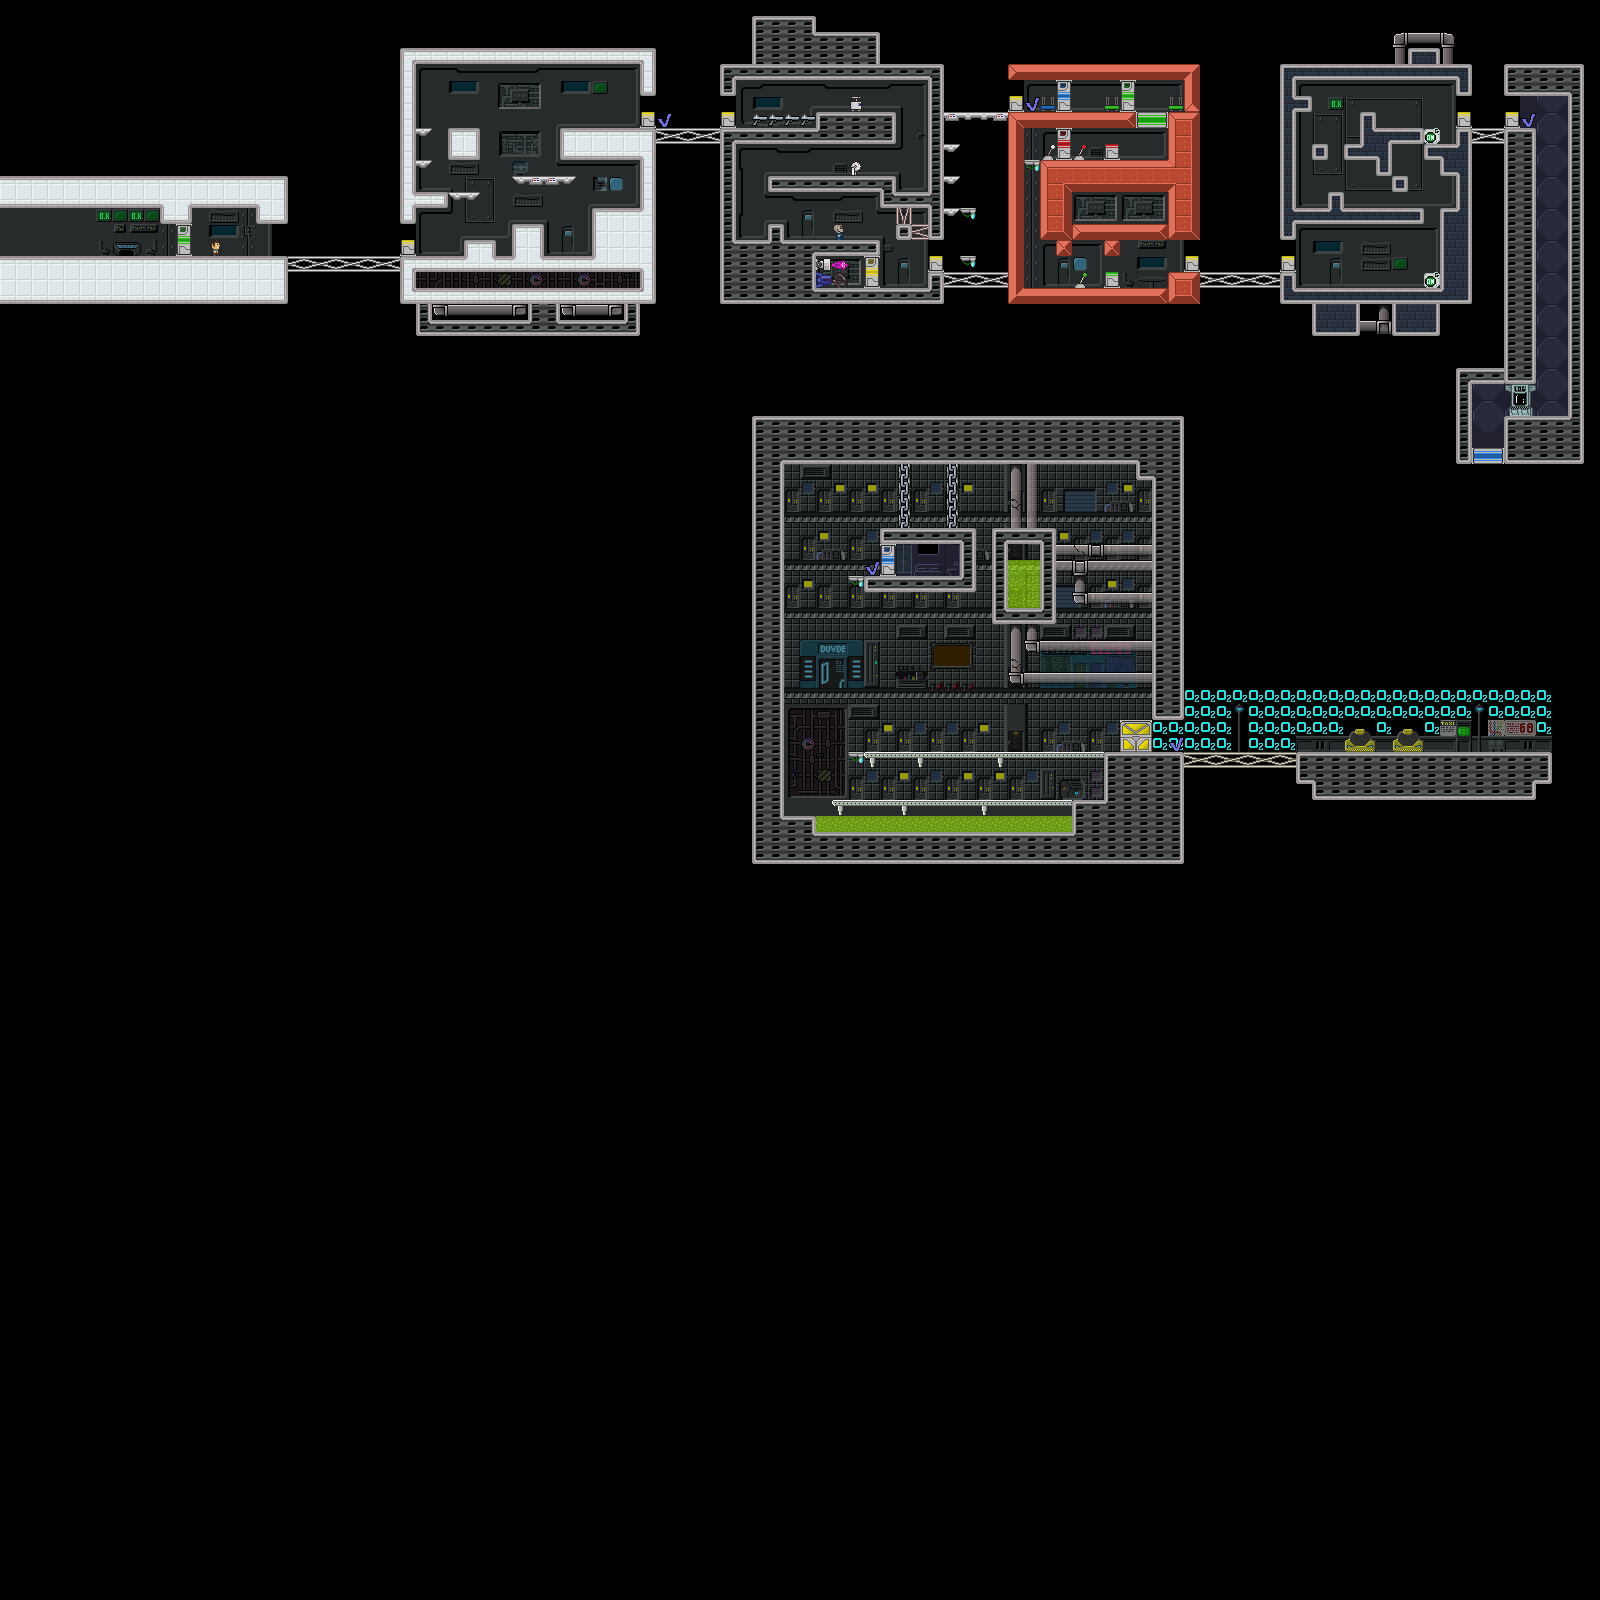

Rendered tile map (Tiled .tmx) drawn with the repository's tilesets; below, a short description and the map source with its tile grids summarised:
An orthogonal 100x100 tile map with 16x16 px tiles, 3 tile layers (BG, MAP, SPRITES), 1 hidden layer not drawn, 4 tilesets.

<map version="1.10" tiledversion="1.10.1" orientation="orthogonal" renderorder="right-down" width="100" height="100" tilewidth="16" tileheight="16" infinite="0" nextlayerid="5" nextobjectid="1">
 <editorsettings>
  <export target="Level_TUTORIAL.csv" format="csv" />
 </editorsettings>
 <tileset firstgid="1" name="BG" tilewidth="16" tileheight="16" tilecount="2400" columns="20">
  <image source="../BgMap.png" width="320" height="1920" />
 </tileset>
 <tileset firstgid="2401" name="Map" tilewidth="16" tileheight="16" tilecount="1200" columns="20">
  <image source="../TileMap.png" width="320" height="960" />
  <wangsets>
   <wangset name="Terrains" type="corner" tile="-1">
    <wangcolor name="White PHAT" color="#ff0000" tile="84" probability="1" />
    <wangcolor name="White Thin" color="#00ff00" tile="87" probability="1" />
    <wangcolor name="Metal Thin" color="#0000ff" tile="227" probability="1" />
    <wangcolor name="Purple PHATT" color="#ff7700" tile="152" probability="1" />
    <wangcolor name="DIRT" color="#00e9ff" tile="821" probability="1" />
    <wangcolor name="New Terrain" color="#ff00d8" tile="375" probability="1" />
    <wangtile tileid="63" wangid="0,0,0,1,0,0,0,0" />
    <wangtile tileid="64" wangid="0,0,0,1,0,1,0,0" />
    <wangtile tileid="65" wangid="0,0,0,0,0,1,0,0" />
    <wangtile tileid="66" wangid="0,0,0,1,0,0,0,0" />
    <wangtile tileid="67" wangid="0,0,0,0,0,1,0,0" />
    <wangtile tileid="81" wangid="0,1,0,0,0,1,0,1" />
    <wangtile tileid="82" wangid="0,1,0,1,0,0,0,1" />
    <wangtile tileid="83" wangid="0,1,0,1,0,0,0,0" />
    <wangtile tileid="84" wangid="0,1,0,1,0,1,0,1" />
    <wangtile tileid="85" wangid="0,0,0,0,0,1,0,1" />
    <wangtile tileid="86" wangid="0,1,0,0,0,0,0,0" />
    <wangtile tileid="87" wangid="0,0,0,0,0,0,0,1" />
    <wangtile tileid="101" wangid="0,0,0,1,0,1,0,1" />
    <wangtile tileid="102" wangid="0,1,0,1,0,1,0,0" />
    <wangtile tileid="103" wangid="0,1,0,0,0,0,0,0" />
    <wangtile tileid="104" wangid="0,1,0,0,0,0,0,1" />
    <wangtile tileid="105" wangid="0,0,0,0,0,0,0,1" />
    <wangtile tileid="206" wangid="0,0,0,3,0,0,0,0" />
    <wangtile tileid="207" wangid="0,0,0,3,0,3,0,0" />
    <wangtile tileid="208" wangid="0,0,0,0,0,3,0,0" />
    <wangtile tileid="226" wangid="0,3,0,3,0,0,0,0" />
    <wangtile tileid="227" wangid="0,3,0,3,0,3,0,3" />
    <wangtile tileid="228" wangid="0,0,0,0,0,3,0,3" />
    <wangtile tileid="246" wangid="0,3,0,0,0,0,0,0" />
    <wangtile tileid="247" wangid="0,3,0,0,0,0,0,3" />
    <wangtile tileid="248" wangid="0,0,0,0,0,0,0,3" />
    <wangtile tileid="257" wangid="0,0,0,6,0,0,0,0" />
    <wangtile tileid="258" wangid="0,0,0,0,0,6,0,0" />
    <wangtile tileid="277" wangid="0,6,0,0,0,0,0,0" />
    <wangtile tileid="278" wangid="0,0,0,0,0,0,0,6" />
    <wangtile tileid="337" wangid="0,3,0,0,0,3,0,3" />
    <wangtile tileid="338" wangid="0,3,0,3,0,0,0,3" />
    <wangtile tileid="352" wangid="0,6,0,6,0,6,0,0" />
    <wangtile tileid="353" wangid="0,0,0,6,0,6,0,6" />
    <wangtile tileid="354" wangid="0,0,0,6,0,0,0,0" />
    <wangtile tileid="355" wangid="0,0,0,6,0,6,0,0" />
    <wangtile tileid="356" wangid="0,0,0,0,0,6,0,0" />
    <wangtile tileid="357" wangid="0,0,0,3,0,3,0,3" />
    <wangtile tileid="358" wangid="0,3,0,3,0,3,0,0" />
    <wangtile tileid="372" wangid="0,6,0,6,0,0,0,6" />
    <wangtile tileid="373" wangid="0,6,0,0,0,6,0,6" />
    <wangtile tileid="374" wangid="0,6,0,6,0,0,0,0" />
    <wangtile tileid="376" wangid="0,0,0,0,0,6,0,6" />
    <wangtile tileid="394" wangid="0,6,0,0,0,0,0,0" />
    <wangtile tileid="395" wangid="0,6,0,0,0,0,0,6" />
    <wangtile tileid="396" wangid="0,0,0,0,0,0,0,6" />
    <wangtile tileid="452" wangid="0,3,0,0,0,0,0,0" />
    <wangtile tileid="453" wangid="0,0,0,0,0,0,0,3" />
    <wangtile tileid="472" wangid="0,0,0,3,0,0,0,0" />
    <wangtile tileid="473" wangid="0,0,0,0,0,3,0,0" />
    <wangtile tileid="486" wangid="0,4,0,4,0,4,0,4" />
    <wangtile tileid="487" wangid="0,4,0,4,0,4,0,4" />
    <wangtile tileid="488" wangid="0,4,0,4,0,4,0,4" />
    <wangtile tileid="506" wangid="0,4,0,4,0,4,0,4" />
    <wangtile tileid="507" wangid="0,4,0,4,0,4,0,4" />
    <wangtile tileid="508" wangid="0,4,0,4,0,4,0,4" />
    <wangtile tileid="526" wangid="0,4,0,4,0,4,0,4" />
    <wangtile tileid="527" wangid="0,4,0,4,0,4,0,4" />
    <wangtile tileid="528" wangid="0,4,0,4,0,4,0,4" />
    <wangtile tileid="545" wangid="0,0,0,0,0,0,0,4" />
    <wangtile tileid="546" wangid="0,4,0,0,0,0,0,0" />
    <wangtile tileid="565" wangid="0,0,0,0,0,4,0,0" />
    <wangtile tileid="566" wangid="0,0,0,4,0,0,0,0" />
    <wangtile tileid="800" wangid="0,5,0,5,0,5,0,5" />
    <wangtile tileid="801" wangid="0,5,0,5,0,5,0,5" />
    <wangtile tileid="802" wangid="0,5,0,5,0,5,0,5" />
    <wangtile tileid="820" wangid="0,5,0,5,0,5,0,5" />
    <wangtile tileid="821" wangid="0,5,0,5,0,5,0,5" />
    <wangtile tileid="822" wangid="0,5,0,5,0,5,0,5" />
    <wangtile tileid="840" wangid="0,5,0,5,0,5,0,5" />
    <wangtile tileid="841" wangid="0,5,0,5,0,5,0,5" />
    <wangtile tileid="842" wangid="0,5,0,5,0,5,0,5" />
   </wangset>
  </wangsets>
 </tileset>
 <tileset firstgid="3601" name="Sprites" tilewidth="16" tileheight="16" tilecount="110" columns="10">
  <image source="../MovingSprites.png" width="160" height="176" />
 </tileset>
 <tileset firstgid="3711" name="Foreground" tilewidth="16" tileheight="16" tilecount="3663" columns="37">
  <image source="../ForeGroundMap.png" width="592" height="1584" />
 </tileset>
 <layer id="4" name="BG" width="100" height="100">
  <data>[10000 cells, 10000 non-empty, 230 distinct tile ids]</data>
 </layer>
 <layer id="3" name="MAP" width="100" height="100">
  <data>[10000 cells, 9985 non-empty, 132 distinct tile ids]</data>
 </layer>
 <layer id="2" name="SPRITES" width="100" height="100">
  <data>[10000 cells, 10000 non-empty, 40 distinct tile ids]</data>
 </layer>
 <layer id="1" name="FG" width="100" height="100" visible="0">
  <data>[10000 cells, 10000 non-empty, 273 distinct tile ids]</data>
 </layer>
</map>
